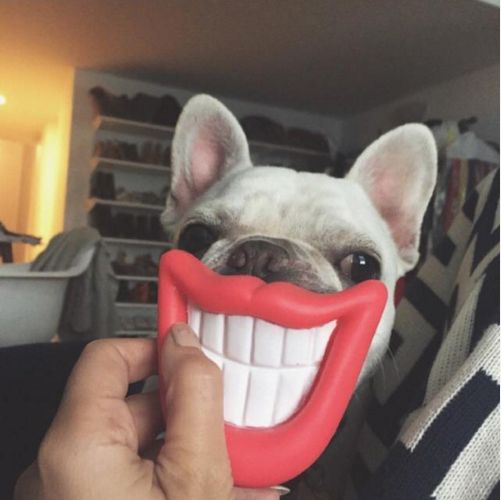
#> input picture demo01/3.jpg, 501 x 500 px
$ python demo01-convolve.py
#> lines starting #> are read from the running program, lines starting #| are printed output that depends on the picture
import cv2
import numpy as np
from scipy import ndimage

kernel_3x3 = np.array([[-1,-1,-1],[-1,8,-1],[-1,-1,-1]])
kernel_5x5 = np.array([[-1,-1,-1,-1,-1],[-1,1,2,1,-1],[-1,2,4,2,-1],[-1,1,2,1,-1],[-1,-1,-1,-1,-1]])
image = cv2.imread('3.jpg',0)
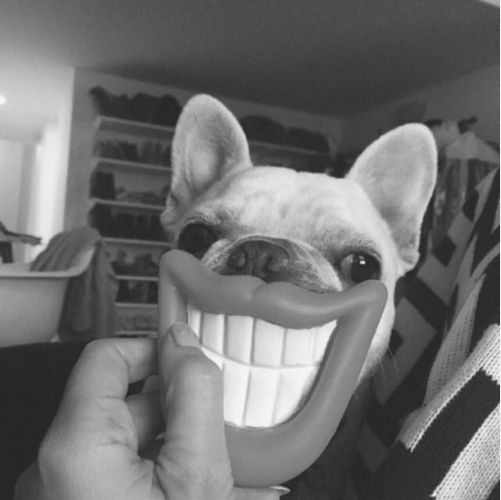
#> image: shape (500, 501); min 33, max 253, mean 111.3


k3 = ndimage.convolve(image,kernel_3x3)
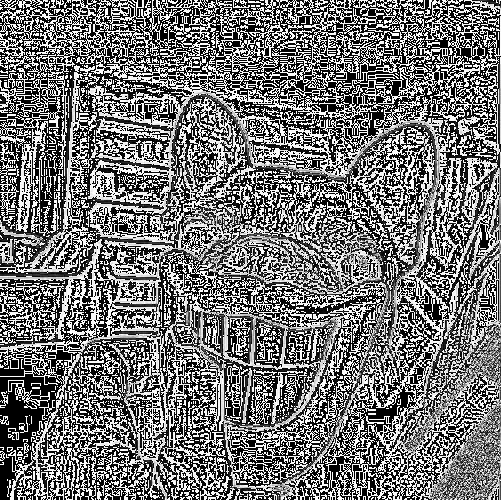
#> k3: shape (500, 501); min 0, max 255, mean 116.9
k5 = ndimage.convolve(image,kernel_5x5)
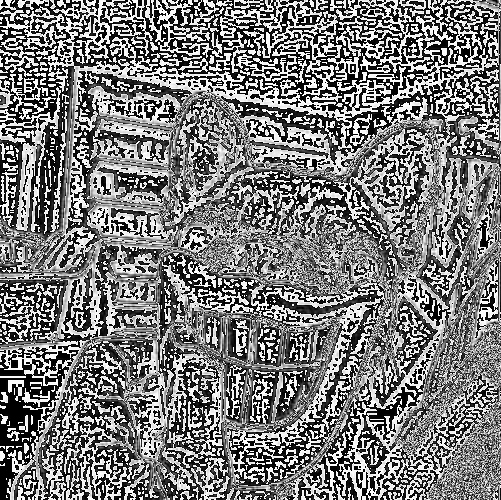
#> k5: shape (500, 501); min 0, max 255, mean 122.4
k3_ = cv2.filter2D(image,-1,kernel_3x3)
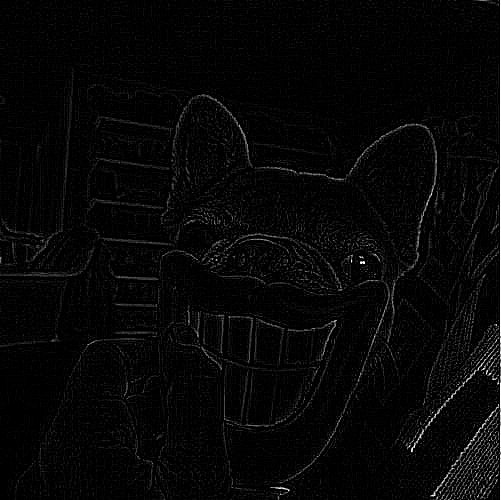
#> k3_: shape (500, 501); min 0, max 255, mean 6.5
cv2.imshow("origin",image)
cv2.imshow("33-convolve",k3)
cv2.imshow("33-filter2D",k3_)
cv2.waitKey()
cv2.destroyAllWindows()
